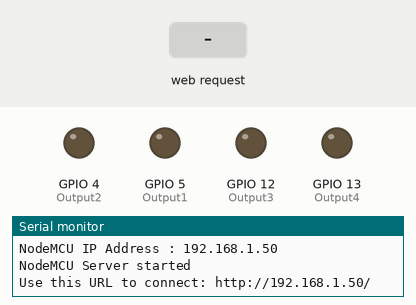
Recording of a sketch running on a simulated ESP8266 (NodeMCU). Shown: output pins drawn as LEDs (lit = HIGH), the last lines printed to the serial monitor. Inputs (shaded band) come from the test bench. WiFi joins after 1.5 s; servers stay silent unless stated.

Above: at 3.2 s.
3.3 s: HTTP request GET /Output1=ON received
At 3.6 s:
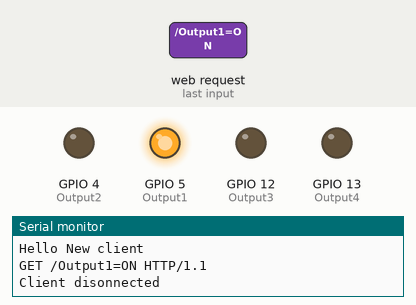
4.8 s: HTTP request GET /Output2=ON received
At 5.9 s:
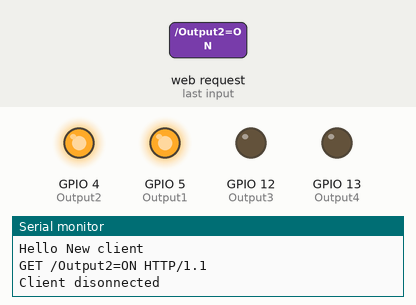
6.3 s: HTTP request GET /Output1=OFF received
At 7.1 s:
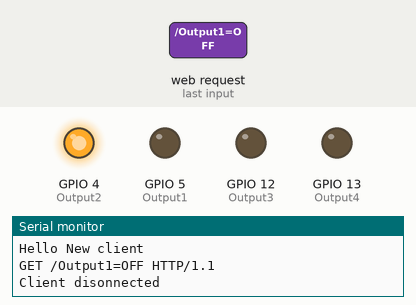
7.8 s: HTTP request GET /Output3=ON received
At 8.3 s:
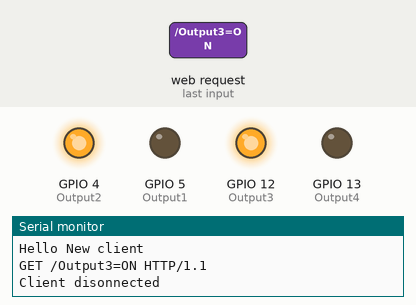
9.3 s: HTTP request GET /Output2=OFF received
At 10.5 s:
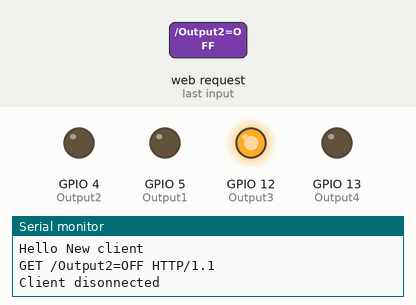
10.8 s: HTTP request GET /Output4=ON received
At 11.8 s:
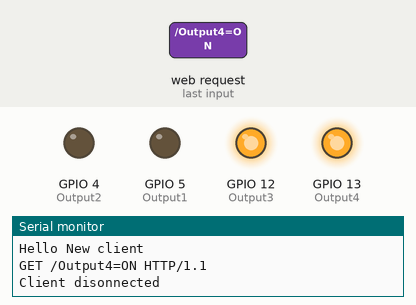
Timing chart, 0 to 13.3 s (numbered marks = the images above; inputs shaded):
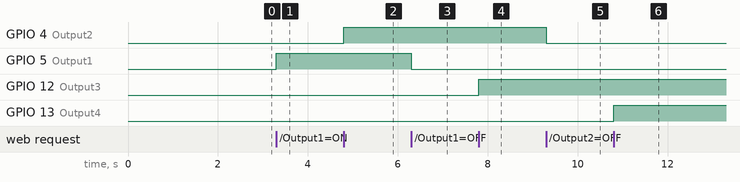

Measured:
- after the input at 3.3 s, GPIO 5 (Output1): LOW → HIGH at once
- after the input at 4.8 s, GPIO 4 (Output2): LOW → HIGH at once
- after the input at 6.3 s, GPIO 5 (Output1): HIGH → LOW at once
- after the input at 7.8 s, GPIO 12 (Output3): LOW → HIGH at once
- after the input at 9.3 s, GPIO 4 (Output2): HIGH → LOW at once
- after the input at 10.8 s, GPIO 13 (Output4): LOW → HIGH at once

The sketch:

prototype_control_system.ino
```cpp
#include <ESP8266WiFi.h>

const char* ssid = "Your SSID";
const char* password = "Your Password";

int Output1 = 5; //set your Pin
int Output2 = 4;
int Output3 = 12;
int Output4 = 13;

WiFiServer server(80);

void setup() {

  //pin mode
  pinMode(Output1,OUTPUT);
  digitalWrite(Output1,LOW);

  pinMode(Output2,OUTPUT);
  digitalWrite(Output2,LOW);

  pinMode(Output3,OUTPUT);
  digitalWrite(Output3,LOW);

  pinMode(Output4,OUTPUT);
  digitalWrite(Output4,LOW);

  Serial.begin(115200);
  Serial.println();
  Serial.print("Wifi connecting to ");
  Serial.println( ssid );

  WiFi.begin(ssid,password);

  Serial.println();
  Serial.print("Connecting");

  while( WiFi.status() != WL_CONNECTED )
  {
    delay(1000);
  }

  Serial.println();
  Serial.println("Wifi Connected Success!");
  Serial.print("NodeMCU IP Address : ");
  Serial.println(WiFi.localIP() );
  Serial.println("NodeMCU Server started");

  // Print the IP address
  Serial.print("Use this URL to connect: ");
  Serial.print("http://");
  Serial.print(WiFi.localIP());
  Serial.println("/");
  server.begin();
  }

void loop() {

  //   Check if a client has connected
  WiFiClient client = server.available();
  if (!client)
  {
    return;
  }

  // Wait until the client sends some data
  Serial.println("Hello New client");

   // Read the first line of the request
  String request = client.readStringUntil('\r');
  Serial.println(request);
  client.flush();

  // Match the request
  int value = LOW;

  //Control
  //Set ledPin according to the request
  //digitalWrite(ledPin, value);

  if (request.indexOf("/Output1=ON") != -1)
  {
    digitalWrite(Output1, HIGH);
    value = HIGH;
  }

  if (request.indexOf("/Output1=OFF") != -1)
  {
    digitalWrite(Output1, LOW);
    value = LOW;
  }

  if (request.indexOf("/Output2=ON") != -1)
  {
    digitalWrite(Output2, HIGH);
    value = HIGH;
  }

  if (request.indexOf("/Output2=OFF") != -1)
  {
    digitalWrite(Output2, LOW);
    value = LOW;
  }

  if (request.indexOf("/Output3=ON") != -1)
  {
    digitalWrite(Output3, HIGH);
    value = HIGH;
  }

  if (request.indexOf("/Output3=OFF") != -1)
  {
    digitalWrite(Output3, LOW);
    value = LOW;
  }

  if (request.indexOf("/Output4=ON") != -1)
  {
    digitalWrite(Output4, HIGH);
    value = HIGH;
  }

  if (request.indexOf("/Output4=OFF") != -1)
  {
    digitalWrite(Output4, LOW);
    value = LOW;
  }

  // Return the response
  client.println("HTTP/1.1 200 OK");
  client.println("Content-Type: text/html");
  client.println(""); //  do not forget this one
  client.println("<!DOCTYPE HTML>");
  client.println("<html>");
  client.print("Led pin is now: ");

  if(value == HIGH)
  {
    client.print("On");
  }
  else
  {
    client.print("Off");
  }

  //HTTP User Interface
  client.println("<br><br>");
  client.println("<a href=\"/Output1=ON\"\"><button>Turn On 1</button></a>");
  client.println("<a href=\"/Output1=OFF\"\"><button>Turn Off 1</button></a><br />");
  client.println("<a href=\"/Output2=ON\"\"><button>Turn On 2</button></a>");
  client.println("<a href=\"/Output2=OFF\"\"><button>Turn Off 2</button></a><br />");
  client.println("<a href=\"/Output3=ON\"\"><button>Turn On 3</button></a>");
  client.println("<a href=\"/Output3=ON\"\"><button>Turn Off 4</button></a>");
  client.println("<a href=\"/Output4=ON\"\"><button>Turn On 4</button></a>");
  client.println("<a href=\"/Output4=ON\"\"><button>Turn Off 4</button></a>");
  client.println("</html>");

  delay(1);
  Serial.println("Client disonnected");
  Serial.println("");

}
```
